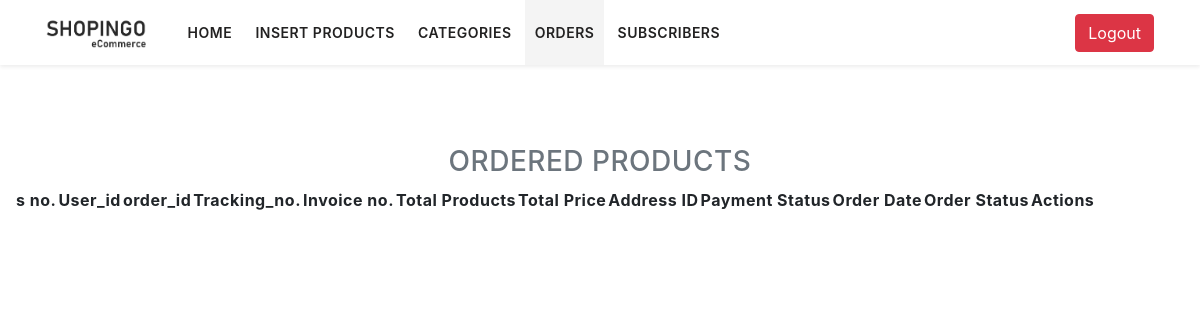
/shopingo_admin2-rahul/src/view/orders.php (signed in), run on an earlier commit of the app's database.
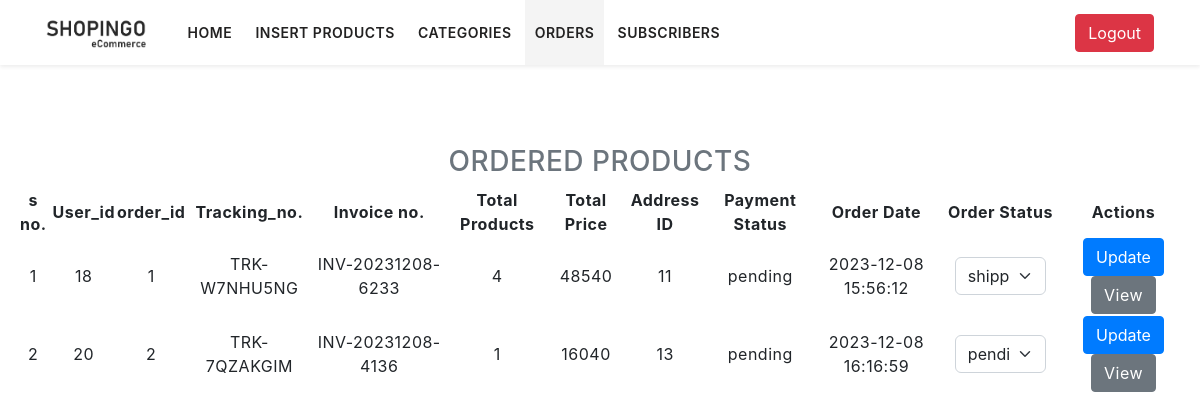
And on a later commit of the database.
### tables this page shows
CREATE TABLE `orders_table` (
  `id` int NOT NULL,
  `user_id` int NOT NULL,
  `total_price` int NOT NULL,
  `address_id` int NOT NULL,
  `total_products` int NOT NULL,
  `payment_method` varchar(255) NOT NULL DEFAULT 'cod',
  `tracking_number` varchar(255) NOT NULL,
  `invoice_number` varchar(255) NOT NULL,
  `status` varchar(255) NOT NULL DEFAULT 'n',
  `is_cancelled` int DEFAULT '0',
  `order_date` datetime DEFAULT CURRENT_TIMESTAMP
);

### shopingo_admin2-rahul/src/view/orders.php (the view, shortened to what the changed rows need)
<?php
include '../../includes/header.php';
if (isset($_SESSION['admin_login'])) {
    include '../controller/order_details_handle.php';
    $fetch_orders = "SELECT * FROM `orders_table`";
    $execute_fetch = mysqli_query($conn, $fetch_orders);
    $fetch_orders = array();
    while ($row = mysqli_fetch_assoc($execute_fetch)) {
        $fetch_orders[] = $row;
    }
    ?>
    <link rel="stylesheet" type="text/css" href="https://cdn.datatables.net/1.10.25/css/jquery.dataTables.min.css">
    <link href="https://maxcdn.bootstrapcdn.com/bootstrap/4.0.0/css/bootstrap.min.css" rel="stylesheet">
    <div class="page-content">
        <section class="section-padding">
            <div class="container-fluid">
                <div class="row">
                    <div class="col-12 col-lg-12 col-xl-12 col-xxl-12 mx-auto">
                        <table id="orders_table" class="display text-center">
                            <thead>
                                <tr>
                                    <th>s no.</th>
                                    <th>User_id</th>
                                    <th>order_id</th>
                                    <th>Tracking_no.</th>
                                    <th>Invoice no.</th>
                                    <th>Total Products</th>
                                    <th>Total Price</th>
                                    <th>Address ID</th>
                                    <th>Payment Status</th>
                                    <th>Order Date</th>
                                    <th>Order Status</th>
                                    <th>Actions</th>
                                </tr>
                            </thead>
                            <tbody>
                                <?php
                                $i = 1;
                                foreach ($fetch_orders as $orders) {
                                    $user_id = $orders['user_id'];
                                    $order_id = $orders['id'];
                                    ?>
                                    <tr>
                                        <td>
                                            <?php echo $i ?>
                                        </td>
                                        <td>
                                            <?php echo $orders['user_id'] ?>
                                        </td>
                                        <td>
                                            <?php echo $orders['id'] ?>
                                        </td>
                                        <td>
                                            <?php echo $orders['tracking_number'] ?>
                                        </td>
                                        <td>
                                            <?php echo $orders['invoice_number'] ?>
                                        </td>
                                        <td>
                                            <?php echo $orders['total_products'] ?>
                                        </td>
                                        <td>
                                            <?php echo $orders['total_price'] ?>
                                        </td>
                                        <td>
                                            <?php echo $orders['address_id'] ?>
                                        </td>
                                        <td>
                                            <?php if ($orders['payment_status'] == 0) {
                                                echo "pending";
                                            } else {
                                                echo "completed";
                                            } ?>
                                        </td>
                                        <td>
                                            <?php echo $orders['order_date'] ?>
                                        </td>
                                        <form action="../controller/order_details_handle.php" method="POST"
                                            style="display: inline;">
                                            <td>
                                                <div class="col-12">
                                                    <select class="form-select order-status" name="order_status"
                                                        id="order_status">
                                                        <option value="">
                                                            <?php
                                                            if ($orders['status'] == 'n') {
                                                                echo "pending";
                                                            } else if ($orders['status'] == 's') {
                                                                echo "shipped";
                                                            } else {
                                                                echo "delivered";
                                                            } ?>
                                                        </option>
                                                    </select>
                                                </div>
                                            </td>
                                            <td>
                                                <button name="order_status_btn" class="btn btn-primary">Update</button>
                                        </form>
                                        <a href="./order_details.php?user_id=<?php echo $user_id; ?>&order_id=<?php echo $order_id; ?>"
                                            class="btn btn-secondary">View</a>
                                    </tr>
                                    <?php
                                    $i++;
                                }
                                ?>
                            </tbody>
                        </table>
                    </div>
                </div>
            </div>
        </section>
    </div>
    <?php include '../../includes/footer_file.php'; ?>
    <?php
}
?>

What changed in the data, as far as the page shows it:
added orders_table: user "18", id "1", tracking_number "TRK-W7NHU5NG", invoice_number "INV-20231208-6233", total_products "4", total_price "48540", address "11", payment_status "pending", order_date "2023-12-08 15:56:12"
added orders_table: user "20", id "2", tracking_number "TRK-7QZAKGIM", invoice_number "INV-20231208-4136", total_products "1", total_price "16040", address "13", payment_status "pending", order_date "2023-12-08 16:16:59"
